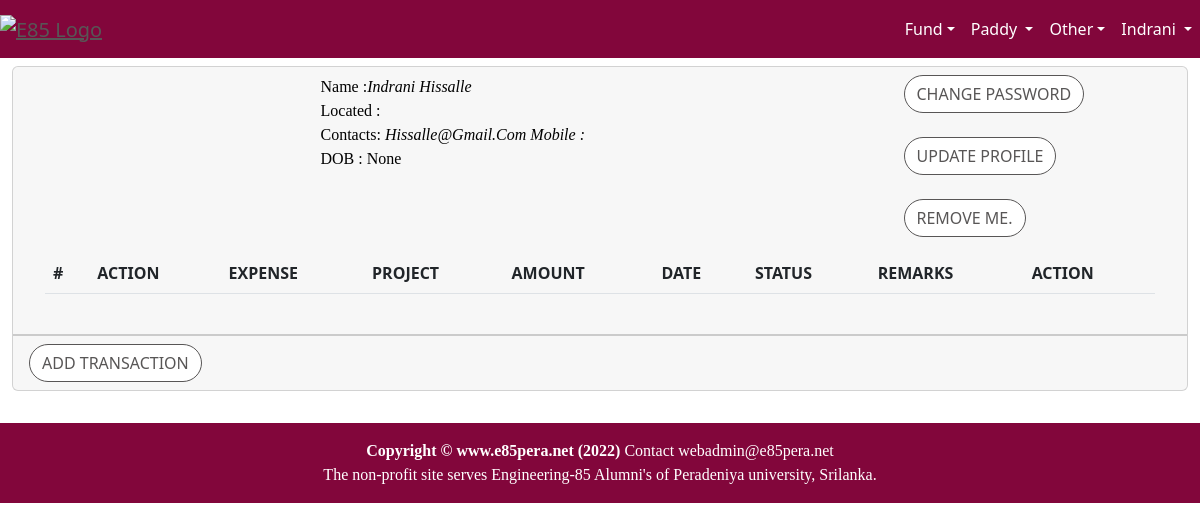
Page /accounts/member (signed in) on the earlier database version.
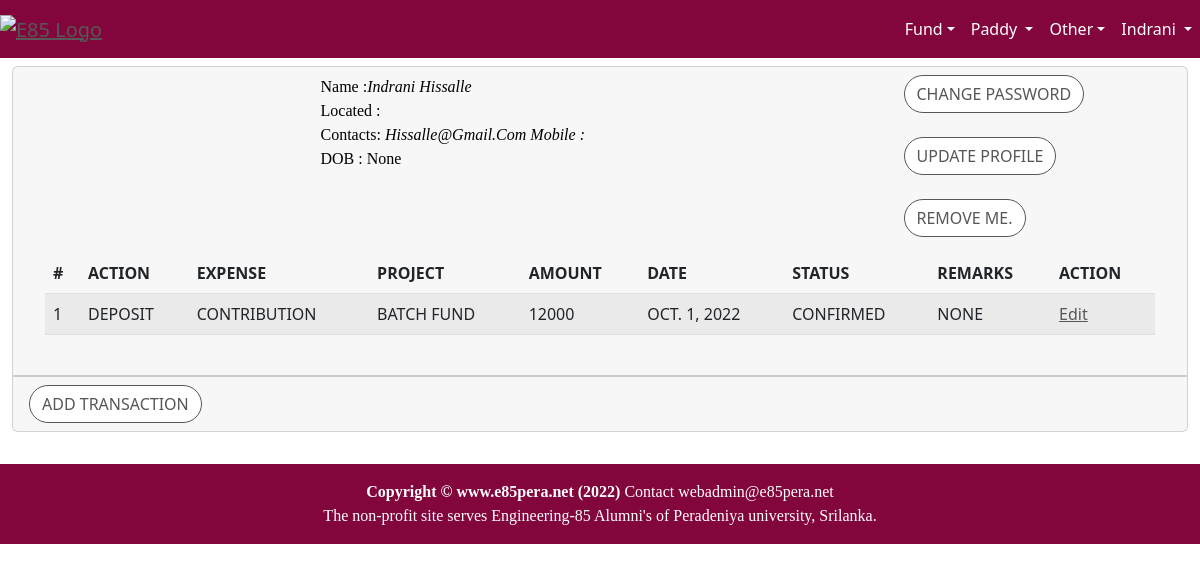
Same page on the later database version.
### accounts/models.py (models this page shows, shortened)
class Transaction(models.Model):
    TxType_DEPOSIT='DEPOSIT'
    TxType_WITHDRWAL='WITHDRAWAL'
    TxType_INCOME='INTEREST'
    TxType_FEES = 'FEES'
    TXTYPE =[
        (TxType_DEPOSIT,'Deposit'),
        (TxType_WITHDRWAL,'Withdraw'),
        (TxType_INCOME,'Interest'),
        (TxType_FEES,'fees'),
    ]
    TXCONFIRM = [
        ('Unconfirmed',"Unconfirmed"),
        ('Confirmed',"Confirmed"),
    ]
    bank = models.ForeignKey(BankAccount, on_delete=models.CASCADE)
    owner = models.ForeignKey(User, related_name='Owner', on_delete=models.PROTECT)
    txType  = models.CharField(max_length=10,choices=TXTYPE)
    exType  = models.ForeignKey(ExpenseType, on_delete=models.CASCADE)
    remarks =models.TextField(max_length=100,blank=True,null=True)
    amount  = models.IntegerField()
    date    = models.DateField(default=timezone.now)
    receipt = models.FileField(upload_to='transaction/%Y',null=True,blank=True)
    confirmed = models.CharField(max_length=16,choices=TXCONFIRM,default='UnConfirmed')
    updatedBy = models.ForeignKey(User,on_delete=models.PROTECT)
    updatedOn = models.DateTimeField(default=timezone.now)

class ExpenseType(models.Model):
    expense = models.CharField(max_length=16)
    prjType = models.ForeignKey(ProjectType, on_delete=models.CASCADE)
    def __str__(self):
        return "%s " % (self.expense)

class BankAccount(models.Model):
    project = models.ForeignKey(Project, on_delete=models.CASCADE)
    holder = models.ForeignKey(User,related_name='holder', on_delete=models.PROTECT)
    name = models.CharField(max_length=32)
    purpose = models.CharField(max_length=128,null=True,blank=True)
    bank = models.CharField(max_length=32)
    accNumber = models.CharField(max_length=32)
    branch = models.CharField(max_length=128)
    routing = models.CharField(max_length=128)
    telno = models.CharField(max_length=12, null=True, blank=True)
    email = models.CharField(max_length=32,null=True, blank=True)
    balance = models.DecimalField(max_digits=12,decimal_places=2,default=0.0)
    updatedBy = models.ForeignKey(User,on_delete=models.CASCADE)
    updatedOn = models.DateTimeField(default=timezone.now)

class Project(models.Model):
    NOT_STARTED = 'NotStarted'
    IN_PROGRESS = 'InProgress'
    COMPLETED   = 'Completed'
    CANCELLED   = 'Cancelled'
    PROJ_STATUS = [
            (NOT_STARTED,'Not Started'),
            (IN_PROGRESS,'In Progress'),
            (COMPLETED,'Completed'),
            (CANCELLED,'Cancelled'),
    ]
    name = models.CharField(max_length=64)
    purpose = models.TextField(max_length=2000, blank=True)
    status = models.CharField(max_length=10,choices=PROJ_STATUS,default=NOT_STARTED)
    startDate = models.DateField(default=timezone.now)
    endDate = models.DateField(null=True, blank=True)
    raisedFund = models.IntegerField(null=True)
    spentFund = models.IntegerField(null=True)
    targetFund = models.IntegerField(null=True)
    participants = models.IntegerField(null=True,default=0)
    updatedBy = models.ForeignKey(User,on_delete=models.PROTECT)
    updatedOn = models.DateTimeField(default=timezone.now)
    prjType = models.ForeignKey(ProjectType, on_delete=models.PROTECT)

### accounts/views.py (the view)
@login_required
def memberView(request):
    member = Member.objects.get(user_id=request.user.id)
    user = User.objects.get(id=request.user.id)
    if request.method == 'GET':
        transaction = Transaction.objects.all().filter(owner_id=user.id).order_by('-date')
    return render(request = request,template_name = "member.html",context={'member':member, 'transaction_list':transaction})

### accounts/templates/member.html (shortened to what this page needs)
{% extends 'home/base.html' %}
{% block content %}
{% load static %}
{% load crispy_forms_tags %}
<div class="container-fluid">
    <div class="card mt-2 mb-2">
        <div class="card-header">
            <div class="row">
                    <div class="col-sm-3">
                    </div>
                    <div class="col-sm-6">
                        <p class="text-capitalize">
                        Name    :<i>{{member.user.first_name}} {{member.user.last_name}}</i><br>
                        Located : <br>
                        Contacts: <i>{{member.user.email}} Mobile : {{member.mobile}}</i><br>
                        DOB     : {{member.dob}}
                        </p>
                    </div>
                    <div class="col-sm-3">
                        <a href="{% url 'accounts:change_password' %}" class="btn btn-secondary btn-md">Change Password</a> <br><br>
                        <a href="{% url 'accounts:updateMember' %}" class="btn btn-secondary btn-md">Update Profile</a> <br><br>
                        <button type="button" class="btn btn-primary" data-bs-toggle="modal" data-bs-target="#deleteUserModal">
                            Remove Me.
                        </button>
            </div>
        </div>
        <div class="card-body">
            <table class="table table-striped table-hover">
                <thead>
                    <tr>
                        <th scope="col">#</th>
                        <th scope="col">Action</th>
                        <th scope="col">Expense</th>
                        <th scope="col">Project</th>
                        <th scope="col">Amount</th>
                        <th scope="col">Date</th>
                        <th scope="col">Status</th>
                        <th scope="col">Remarks</th>
                        <th scope="col">Action</th>
                    </tr>
                </thead>
                <tbody>
                   {% for tx in transaction_list %}
                    <tr>
                        <td>{{forloop.counter}}</td>
                        <td>{{tx.txType}} </td>
                        <td>{{tx.exType}} </td>
                        <td>{{tx.bank.project.name}}</td>
                        <td>{{tx.amount}} </td>
                        <td>{{tx.date}}</td>
                        <td>{{tx.confirmed}}</td>
                        <td>{{tx.remarks}}</td>
                        <td><a href="{% url 'accounts:transactionUserUpd' tx.id %}">Edit</a></td>
                    </tr>
                    {% endfor %}
                </tbody>
            </table>
            </div>
        </div>
        <div class="card-footer">
            <a href="{% url 'accounts:transactionUserAdd' %}" class="btn btn-secondary btn-md">Add Transaction</a>
        </div>
    </div>
</div>
{% include 'home/footer.html' %}
{% endblock %}

Differences in the rows shown:
added Transaction: txType "DEPOSIT", exType "CONTRIBUTION", bank.project.name "BATCH FUND", amount "12000", date "OCT. 1, 2022", confirmed "CONFIRMED", remarks "NONE"
